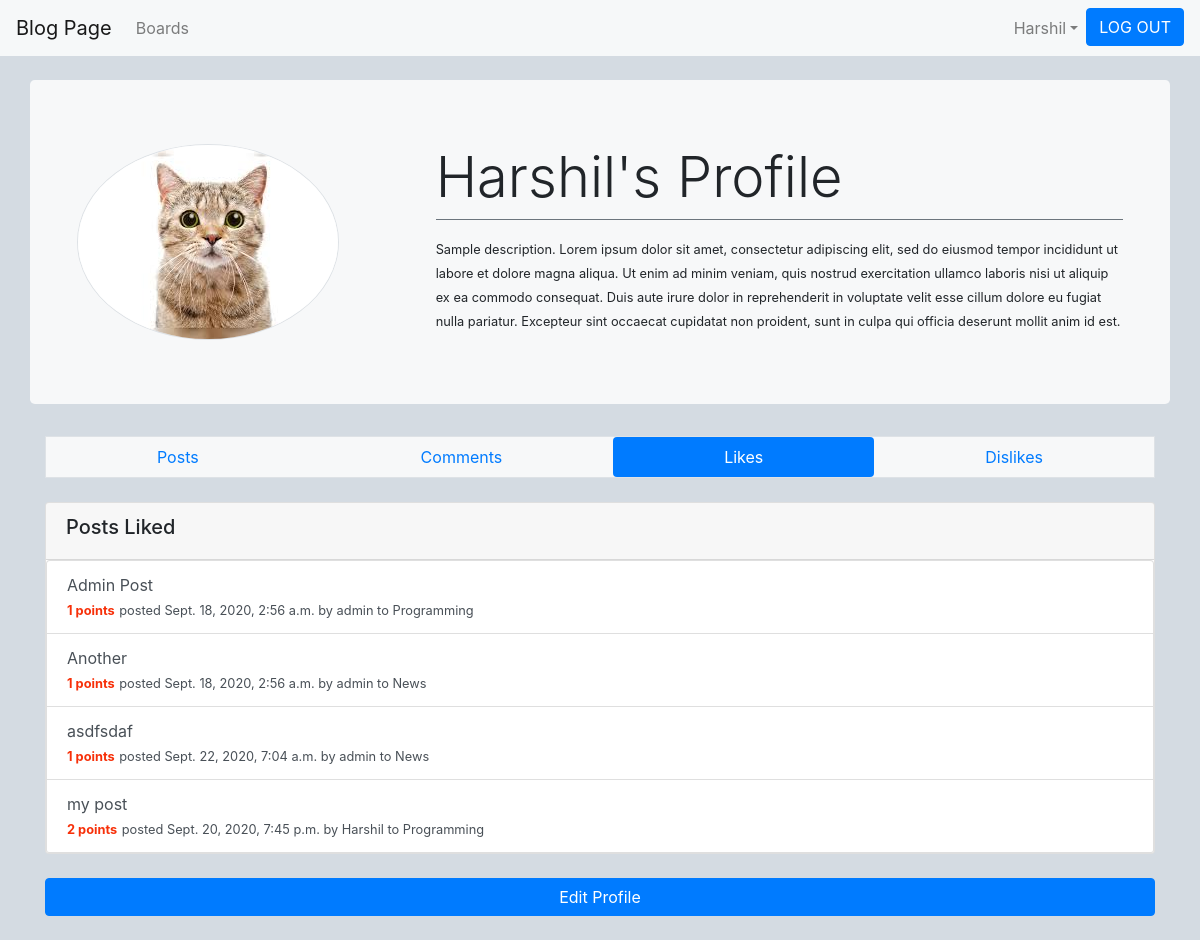
Screenshot of /profile/likes/ (signed in) with the database file from the repository.
### user/models.py (models this page shows, shortened)
class Profile(models.Model):
    user = models.OneToOneField(User, on_delete=models.CASCADE, related_name='profile')
    description = models.TextField("Profile Description", max_length=1000, default='Default User Profile Description.')
    picture = models.ImageField(default='profile_pics/default.jpg', upload_to='profile_pics')

### blog/models.py (models this page shows, shortened)
class Post(models.Model):
    title = models.CharField(max_length=200)
    content = models.TextField(max_length=2000)
    date_posted = models.DateTimeField(auto_now=timezone.now())
    author = models.ForeignKey(User, on_delete=models.CASCADE, related_name='posts')
    board = models.ForeignKey(Board, on_delete=models.CASCADE, null=True, blank=True)
    likes = models.ManyToManyField(User, blank=True, related_name='post_likes')
    dislikes = models.ManyToManyField(User, blank=True, related_name='post_dislikes')
    def get_rating(self):
        return self.likes.count() - self.dislikes.count()

class Board(models.Model):
    title = models.CharField(max_length=200, unique=True)
    description = models.TextField(max_length=2000)
    date_created = models.DateField(auto_now_add=True)
    subscription = models.ManyToManyField(User, blank=True, related_name='subs')
    def __str__(self):
        return self.title

### user/views.py (the view)
# urls.py: path('profile/likes/', profile_likes, name='profile-likes'),
@login_required
def profile_likes(request):
    paginator = Paginator(request.user.post_likes.all(), 4)
    page_number = request.GET.get('page')
    page_obj = paginator.get_page(page_number)
    context = {
        'page_obj': page_obj
    }
    return render(request, 'blog/profile_likes.html', context)

### blog/templates/blog/profile_likes.html (shortened to what this page needs)
{% extends 'blog/profile_base.html' %}
{% block header %}
    <div class='jumbotron row mt-4'style="background-color: #f7f8f9;">
        <div class='col-4'>
            <img src="{{ user.profile.picture.url }}" class='rounded-circle account-img border' alt="">
        </div>
        <div class='col-8'>
            <h3 class='display-4'>{{ user.username }}'s Profile</h3>
            <div class='border-top border-secondary pt-3'>
                <small>{{ user.profile.description }}</small>
            </div>
        </div>
    </div>
{% endblock header %}
{% block profile-navbar %}
    <nav class="nav nav-pills border nav-fill my-4" style="background-color: #f7f8f9;">
        <a class="nav-link" href="{% url 'view-profile' user.pk %}">Posts</a>
        <a class="nav-link" href="{% url 'profile-comments' user.pk %}">Comments</a>
        <a class="nav-link active" href="{% url 'profile-likes' %}">Likes</a>
        <a class="nav-link" href="{% url 'profile-dislikes' %}">Dislikes</a>
      </nav>
{% endblock profile-navbar %}
{% block content %}
    <div class='card my-4'>
        <div class='col card-header'>
            <h5>Posts Liked</h5>
        </div>
        <div class='list-group'>
            {% if user.post_likes.all %}
                {% for post in user.post_likes.all %}
                <a href="{% url 'post' post.board.id post.id %}" class='list-group-item list-group-item-action'>
                    <div>
                        {{ post.title }}
                    </div>
                    <div>
                        <small style="color: #F73009;"><strong>{{ post.get_rating }} points</strong></small>
                        <small>posted {{post.date_posted}} by {{ post.author }} to {{ post.board }}</small>
                    </div>
                </a>
                {% endfor %}
            {% else %}
                <p class='d-flex pt-2 justify-content-center'>No Posts Liked</p>
            {% endif %}
        </div>
    </div>
    <a href="{% url 'update-information' %}" class="btn btn-primary col mb-4" role="button">Edit Profile</a>
{% endblock content %}

### blog/templates/blog/profile_base.html (shortened to what this page needs)
<!doctype html>
<html lang="en">
  <head>
    <link rel="stylesheet" href="https://stackpath.bootstrapcdn.com/bootstrap/4.5.2/css/bootstrap.min.css">
  </head>
  <body>
    <header class='site-header'>
        <nav class="navbar navbar-expand-lg navbar-light" style="background-color: #f6f8f9;">
            <a class="navbar-brand" href="{% url 'home' %}">Blog Page</a>
            <div class="collapse navbar-collapse" id="navbarNavDropdown">
              <div class='navbar-nav mr-auto'>
                <ul class="navbar-nav">
                  <li class="nav-item">
                    <a class="nav-link" href="{% url 'boards' %}">Boards</a>
                  </li>
                </ul>
              </div>
              <div class='navbar-nav'>
                <ul class='navbar-nav'>
                  {% if user.is_authenticated %}
                    <li class='nav-item dropdown'>
                      <a href="#" class='nav-link dropdown-toggle' id='navbarDropdownMenuLink' role='button' data-toggle='dropdown'>{{ user.username }}</a>
                    </li>
                     <li class='navbar-item'>
                      <a href="{% url 'logout' %}" class='btn btn-primary' role="button" style="color: white;">LOG OUT</a>
                    </li>
                  {% endif %}
                </ul>
              </div>
            </div>
          </nav>
    </header>
    <div class='container'>
      {% block header %}
      {% endblock header%}
      {% block profile-navbar %}
      {% endblock profile-navbar %}
    </div>
    <main>
      <div class='container-md'>
          {% block content %}
          {% endblock content %}
      </div>
    </main>
  </body>
</html>

### blog/templates/blog/profile_base.html (style rules this page uses)
body { background-color: #d4dbe2; }

### rows the page displays
Post: title "Admin Post", get_rating "1", date_posted "Sept. 18, 2020, 2:56 a.m.", author "admin", board "Programming"
Post: title "Another", get_rating "1", date_posted "Sept. 18, 2020, 2:56 a.m.", author "admin", board "News"
Post: title "asdfsdaf", get_rating "1", date_posted "Sept. 22, 2020, 7:04 a.m.", author "admin", board "News"
Post: title "my post", get_rating "2", date_posted "Sept. 20, 2020, 7:45 p.m.", author "Harshil", board "Programming"

### other values shown
{{ user.username }} "Harshil"
